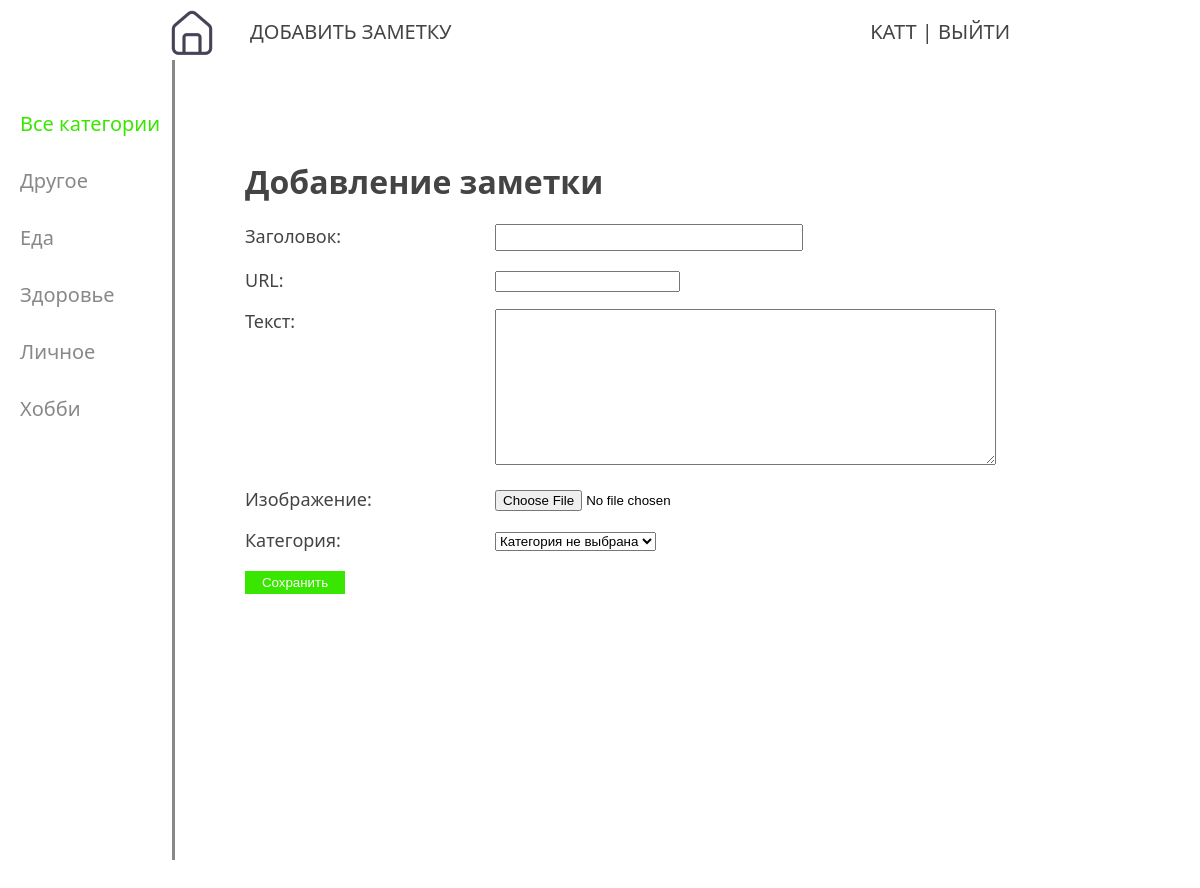
Screenshot of /addnote/ (signed in) with the database file from the repository.
### note/models.py (models this page shows, shortened)
class Category(models.Model):
    name = models.CharField(max_length=100, db_index=True, verbose_name='Категория')
    slug = models.SlugField(max_length=255, unique=True, db_index=True, verbose_name='URL')
    def __str__(self):
        return self.name
    class Meta:
        verbose_name = 'Категории'
        verbose_name_plural = 'Категории'

### note/views.py (the view, shortened to what this page needs)
# urls.py: path('addnote/', AddNote.as_view(), name='add_note'),
class AddNote(LoginRequiredMixin, DataMixin, CreateView):
    form_class = AddNoteForm
    template_name = 'note/add_note.html'
    def get_context_data(self, *, object_list=None, **kwargs):
        context = super().get_context_data(**kwargs)
        context_extra = self.get_user_context(title='Добавление заметки')
        return context | context_extra

### note/forms.py (shortened to what this page needs)
class AddNoteForm(forms.ModelForm):
    def __init__(self, *args, **kwargs):
        super().__init__(*args, **kwargs)
        self.fields['category'].empty_label = 'Категория не выбрана'
    class Meta:
        model = Notes
        fields = ['title', 'slug', 'content', 'image', 'category']
        widgets = {
            'title': forms.TextInput(attrs={'class': 'form-input'}),
            'content': forms.Textarea(attrs={'cols': 60, 'rows': 10}),
        }

### note/utils.py (called while the page is built)
    def get_user_context(self, **kwargs):
        context = kwargs
        categories = Category.objects.annotate(num_notes=Count('notes', filter=Q(notes__user=self.request.user.id)))
        user_menu = menu.copy()
        if not self.request.user.is_authenticated:
            user_menu.pop(0)  # вкладка "Добавить заметку" неавторизованным пользователям отображаться не будет
        context['menu'] = user_menu
        context['categories'] = categories
        if 'cat_selected' not in context:
            context['cat_selected'] = 0  # Все категории
        return context

### note/templates/note/add_note.html (shortened to what this page needs)
{% extends 'note/base.html' %}
{% block content %}
<h1>{{title}}</h1>
<form action="{% url 'add_note' %}" method="post" enctype="multipart/form-data">
    {% for f in form %}
        <p><label class="form-label" for="{{ f.id_for_label }}">{{f.label}}: </label>{{ f }}</p>
    {% endfor %}
    <button type="submit">Сохранить</button>
</form>
{% endblock %}

### note/templates/note/base.html (shortened to what this page needs)
{% load static %}
<!DOCTYPE html>
<html>
<head>
    <link type="text/css" href="{% static 'note/css/styles.css' %}" rel="stylesheet" />
</head>
<body>
<table class="table-page" border=0 cellpadding="0" cellspacing="0">
<tr><td valign=top>
{% block mainmenu %}
        <div class="header">
			<ul id="mainmenu" class="mainmenu">
			<li class="logo"><a href="{% url 'home' %}"><div class="logo"></div></a></li>
{% for m in menu %}
			<li><a href="{% url m.url_name %}">{{m.title}}</a></li>
{% endfor %}
				{% if request.user.is_authenticated %}
				<li class="last">{{user.username}} | <a href="{% url 'logout' %}">Выйти</a></li>
				{% else %}
				<li class="last"><a href="{% url 'registration' %}">Регистрация</a> | <a href="{% url 'login' %}">Войти</a></li>
				{% endif %}
			</ul>
		</div>
{% endblock mainmenu %}
<table class="table-content" border=0 cellpadding="0" cellspacing="0">
<tr>
	<td valign="top" class="left-chapters">
	<ul id="leftchapters">
{% if cat_selected == 0 %}
		<li class="selected">Все категории</li>
{% else %}
		<li><a href="{% url 'home' %}">Все категории</a></li>
{% endif %}
{% for category in categories %}
	{% if category.num_notes > 0 %}
		{% if category.pk == cat_selected %}
			<li class="selected">{{category.name}}</li>
		{% else %}
			<li><a href="{{ category.get_absolute_url }}">{{category.name}}</a></li>
		{% endif %}
	{% else %}
		<li>{{category.name}}</li>
	{% endif %}
{% endfor %}
	</ul>
</td>
<td valign="top" class="content">
	<div class="content-text">
{% block content %}
{% endblock %}
	</div>
</td></tr></table>
</td></tr>
</table>
</body>
</html>

### note/static/note/css/styles.css (style rules this page uses)
html, body { font-family: 'Segoe UI'; margin: 0; padding: 0; height: 100%; width: 100%; color: #444; }
button { cursor: pointer; min-width: 100px; background: #39e600; color: #fff; text-decoration: none; border: solid #39e600; }
h1 { color: #444; }
a { color: #39e600; text-decoration: none; }
.table-page { width: 100%; height: 100%; vertical-align: top; }
.table-page tr { height: 100%; }
.header { background: #fff; height: 60px; }
.logo { background: url('../images/home.png') no-repeat 10px 0px; width: 70px; height: 60px; }
ul.mainmenu { list-style: none; margin: 0px 150px 0px 150px; padding: 0; height: 60px; color: #444; font-size: 20px; font-weight: 500; text-transform: uppercase; overflow: hidden; }
ul.mainmenu li { float: left; margin: 18px 40px 0 30px; }
ul.mainmenu li.logo { margin: 0; }
ul.mainmenu li.last { float: right; }
ul.mainmenu li a { color: #444; text-decoration: none; }
.table-content { width: 100%; min-height: 100%; height: 100%; }
.left-chapters { margin: 0; background: #fff; border-right: 3px solid #888; min-height: 100%; }
.left-chapters ul { width: 142px; min-height: 100%; margin: 0; padding: 20px 10px 10px 20px; list-style: none; font-size: 20px; }
.left-chapters ul li { margin: 30px 0 0 0; color: #888; }
.left-chapters ul li.selected { color: #39e600; }
.content { padding: 40px 20px 20px 40px; width: 100%; box-sizing: border-box; }
.content-text { margin: 60px 0 0 30px; color: #000; font-size: 17px; }
.content-text h1 { font-size: 32px; }
.form-input { width: 300px; font-size: 18px; }
.form-label { display: inline-block; min-width: 250px; vertical-align: top; font-size: 18px; color: #444; }

### rows the page displays
Category: name "Другое"
Category: name "Еда"
Category: name "Здоровье"
Category: name "Личное"
Category: name "Хобби"

### other values shown
{{ m.title }} "ДОБАВИТЬ ЗАМЕТКУ"
{{ user.username }} "KATT"
{{ title }} "Добавление заметки"
{{ f.label }} "Заголовок" "URL" "Текст" "Изображение" "Категория"
